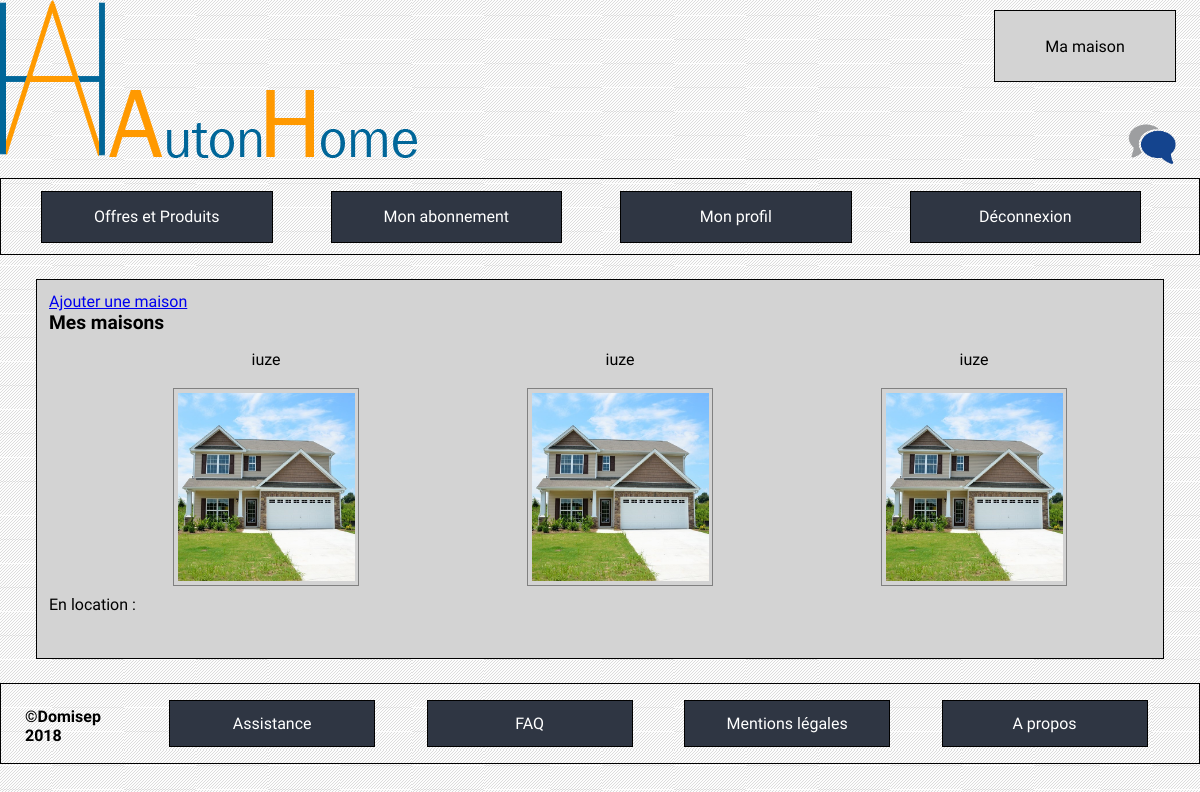
Screenshot of /index.php?cible=mamaison (signed in) with the database file from the repository.
### tables this page shows
CREATE TABLE `residence` (
  `ID` int(11) NOT NULL,
  `name` varchar(255) NOT NULL,
  `surface` int(10) NOT NULL,
  `nbPeople` int(10) NOT NULL,
  `secret` varchar(255) NOT NULL,
  `addressNumber` int(10) NOT NULL,
  `addressStreet` varchar(255) NOT NULL,
  `addressZipCode` int(255) NOT NULL,
  `addressCity` varchar(255) NOT NULL,
  `addressCountry` varchar(255) NOT NULL,
  `id_owner` int(255) NOT NULL,
  `id_tenant` int(255) DEFAULT NULL
);

### index.php (called while the page is built, shortened)
<?php
if(isset($_GET['cible']) && !empty($_GET['cible'])) {
    $url = $_GET['cible'];
} else {
    $url = 'accueil';
}
include('controleurs/' . $url . '.php');

### modele/house.php (called while the page is built, shortened)
<?php
function getAllUserHouses($bdd, $id){
    $ownStatement = $bdd->prepare('SELECT * FROM residence WHERE id_owner = :idOwn');
    $rentStatement = $bdd->prepare('SELECT * FROM residence WHERE id_tenant = :idRent');
    $ownStatement->bindParam(':idOwn', $id);
    $rentStatement->bindParam('idRent', $id);
    $ownStatement->execute();
    $rentStatement->execute();
    $owned = $ownStatement->fetchAll();
    $rented = $rentStatement->fetchAll();
    return (array($owned, $rented));
}

### vues/mamaison.php (the view, shortened to what this page needs)
<section>
    <div class="display-houses">
        <div class="addHouseLink"><a href="index.php?cible=ajouterunemaison">Ajouter une maison</a></div>
        <div class="mes-maisons">Mes maisons</div>
        <div class="owned-houses">
            <ul class="owned-houses-list">
                <?php foreach ($residences[0] as $residence) { ?>
                    <li>
                        <?php echo ( $residence["name"] );  ?>
                        <a class="house-info" href="index.php?cible=mamaison&id=<?php echo ( $residence["ID"] );  ?>">
                            <img class = "image" src="ressources\pictures\maison.jpg">
                        </a>
                    </li>
                <?php } ?>
            </ul>
        </div>
        <div class="rented-houses">
            <div> En location :</div>
        </div>
    </div>
</section>
<?php
require ('vues/footer.php');
?>

### vues/CSS/all.css (style rules this page uses)
body { font-family: 'Muli', sans-serif; background: url("../../ressources/pictures/fondblanc.jpg") fixed ; margin: 0; }

### vues/CSS/mamaison.css (style rules this page uses)
.display-houses { background-color: lightgrey; margin-left: 3%; margin-right: 3%; padding : 1%; margin-bottom: 2%; margin-top: 2%; border : 1px solid black; }
.display-houses .mes-maisons { font-weight: bold; font-size: 120%; }
.display-houses .image { height: 90%; width: 50%; padding: 1%; border : 1px solid grey; }
.display-houses ul { display: flex; flex-direction: row; list-style-type: none; }
.display-houses li { display: flex; flex-direction: column; text-align: center; flex-wrap: wrap; }

### rows the page displays
residence: name "iuze"
residence: name "iuze"
residence: name "iuze"
